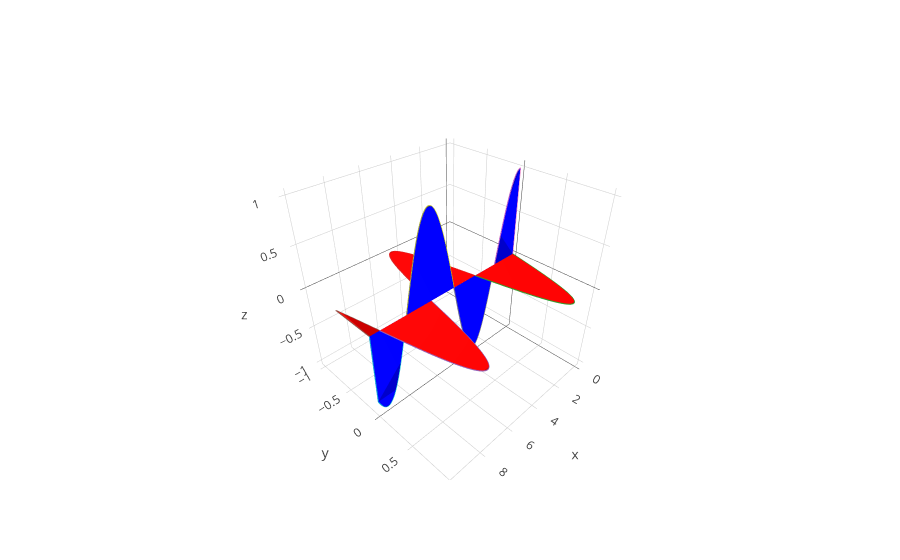

Notebook cell for this chart:
### Code cell
import plotly
import plotly.graph_objs as go
import numpy as np
traces = []

# Drawing figure by convex (faster than drawing line by line)
def getConvexData(x_data, y_data, z_data):
    start, end = 0, 0
    flag = y_data[0]
    while end != len(x_data):
        if y_data[end] * flag <= 0 or end == len(x_data) - 1:
            # Append missing point to the start, end using vertical 
            # line as approximation
            x = [x_data[start]] + list(x_data[start:end]) + [x_data[end]]
            y = [0] + list(y_data[start:end]) + [0]
            z = [0] + list(z_data[start:end]) + [0]
            yield x, y, z
            flag = y_data[end]
            start = end
        end += 1
# Draw Sine line in x-y plane
x_data = np.arange(0, 10, 0.01)
y_data = np.sin(x_data)
z_data = np.zeros(x_data.shape)
for x, y, z in getConvexData(x_data, y_data, z_data):
    traces.append(go.Scatter3d(x=x, y=y, z=z, mode="lines", 
                               surfacecolor='red', surfaceaxis=2))
# Draw Cosine line in x-z plane
x_data = np.arange(0, 10, 0.01)
y_data = np.cos(x_data)
z_data = np.zeros(x_data.shape)
for x, z, y in getConvexData(x_data, y_data, z_data):
    traces.append(go.Scatter3d(x=x, y=y, z=z, mode="lines", 
                               surfacecolor='blue', surfaceaxis=1))

# Drawing the figure line by line
# import math
# for i in np.arange(0, 10, 0.01):
#     x = [i, i]
#     y = [0, math.sin(i)]
#     z = [0, 0]
#     traces.append(
#         go.Scatter3d(x=x, y=y, z=z, marker=dict(opacity=1), 
#                      mode='lines', line=dict(color='black'))
#     )

# for i in np.arange(0, 10, 0.01):
#     x = [i, i]
#     y = [0, 0]
#     z = [0, math.cos(i)]
#     traces.append(
#         go.Scatter3d(x=x, y=y, z=z, marker=dict(opacity=1), 
#                      mode='lines', line=dict(color='blue'))
#     )
fig = go.Figure(data=traces, layout=go.Layout(
    showlegend=False,
))
#plotly.offline.plot(fig, filename='ribbon-plot-python')
iplot(fig)

### Figure 1 — Plotly figure (JSON) as saved in the notebook; plotly's stock layout.template omitted (floating-point values rounded to 4 significant figures; data arrays with more than 128 entries replaced by an {"elided": "..."} marker saying what was removed)
{"data": [{"mode": "lines", "surfaceaxis": 2, "surfacecolor": "red", "type": "scatter3d", "x": [0, 0], "y": [0, 0], "z": [0, 0]}, {"mode": "lines", "surfaceaxis": 2, "surfacecolor": "red", "type": "scatter3d", "x": [0, 0, 0.01], "y": [0, 0, 0], "z": [0, 0, 0]}, {"mode": "lines", "surfaceaxis": 2, "surfacecolor": "red", "type": "scatter3d", "x": {"elided": "316 float values"}, "y": {"elided": "316 float values"}, "z": {"elided": "316 int values"}}, {"mode": "lines", "surfaceaxis": 2, "surfacecolor": "red", "type": "scatter3d", "x": {"elided": "316 float values"}, "y": {"elided": "316 float values"}, "z": {"elided": "316 int values"}}, {"mode": "lines", "surfaceaxis": 2, "surfacecolor": "red", "type": "scatter3d", "x": {"elided": "316 float values"}, "y": {"elided": "316 float values"}, "z": {"elided": "316 int values"}}, {"mode": "lines", "surfaceaxis": 2, "surfacecolor": "red", "type": "scatter3d", "x": [9.43, 9.43, 9.44, 9.45, 9.46, 9.47, 9.48, 9.49, 9.5, 9.51, 9.52, 9.53, 9.54, 9.55, 9.56, 9.57, 9.58, 9.59, 9.6, 9.61, 9.62, 9.63, 9.64, 9.65, 9.66, 9.67, 9.68, 9.69, 9.7, 9.71, 9.72, 9.73, 9.74, 9.75, 9.76, 9.77, 9.78, 9.79, 9.8, 9.81, 9.82, 9.83, 9.84, 9.85, 9.86, 9.87, 9.88, 9.89, 9.9, 9.91, 9.92, 9.93, 9.94, 9.95, 9.96, 9.97, 9.98, 9.99], "y": [0, -0.005222, -0.01522, -0.02522, -0.03521, -0.04521, -0.05519, -0.06518, -0.07515, -0.08512, -0.09508, -0.105, -0.115, -0.1249, -0.1348, -0.1447, -0.1546, -0.1645, -0.1743, -0.1842, -0.194, -0.2038, -0.2136, -0.2233, -0.2331, -0.2428, -0.2525, -0.2621, -0.2718, -0.2814, -0.291, -0.3005, -0.31, -0.3195, -0.329, -0.3384, -0.3478, -0.3572, -0.3665, -0.3758, -0.385, -0.3942, -0.4034, -0.4125, -0.4216, -0.4307, -0.4397, -0.4486, -0.4575, -0.4664, -0.4752, -0.484, -0.4927, -0.5014, -0.51, -0.5186, -0.5271, 0], "z": [0, 0, 0, 0, 0, 0, 0, 0, 0, 0, 0, 0, 0, 0, 0, 0, 0, 0, 0, 0, 0, 0, 0, 0, 0, 0, 0, 0, 0, 0, 0, 0, 0, 0, 0, 0, 0, 0, 0, 0, 0, 0, 0, 0, 0, 0, 0, 0, 0, 0, 0, 0, 0, 0, 0, 0, 0, 0]}, {"mode": "lines", "surfaceaxis": 1, "surfacecolor": "blue", "type": "scatter3d", "x": {"elided": "160 float values"}, "y": {"elided": "160 int values"}, "z": {"elided": "160 float values"}}, {"mode": "lines", "surfaceaxis": 1, "surfacecolor": "blue", "type": "scatter3d", "x": {"elided": "316 float values"}, "y": {"elided": "316 int values"}, "z": {"elided": "316 float values"}}, {"mode": "lines", "surfaceaxis": 1, "surfacecolor": "blue", "type": "scatter3d", "x": {"elided": "316 float values"}, "y": {"elided": "316 int values"}, "z": {"elided": "316 float values"}}, {"mode": "lines", "surfaceaxis": 1, "surfacecolor": "blue", "type": "scatter3d", "x": {"elided": "215 float values"}, "y": {"elided": "215 int values"}, "z": {"elided": "215 float values"}}], "layout": {"showlegend": false}}
